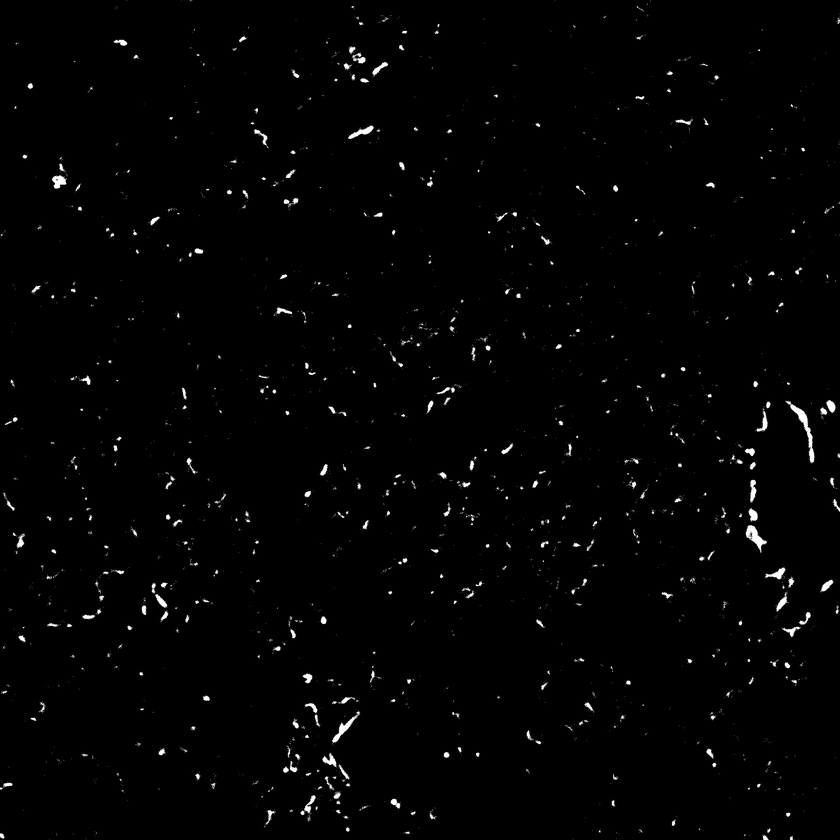
#> input picture data/imaging/MASK_SK658 Slobe ch010048.jpg, 840 x 840 px, shrunk from 2048 x 2048 before the run; its folder holds only this picture in this run
$ jupyter execute --allow-errors get_pct_white.ipynb
#> lines starting #> are read from the running program, lines starting #| are printed output that depends on the picture
[cell 1]
import pandas as pd
import numpy as np
import cv2
import os
from termcolor import colored
import matplotlib.pyplot as plt

images = pd.DataFrame()

data_path = r"data"
imaging_path = r"imaging"
filenames = os.listdir(os.path.join(data_path, imaging_path))
depths = pd.read_csv(os.path.join(data_path, "depths.csv"))
#> (reads data/depths.csv from the repository)

for i in filenames:
    img = cv2.imread(os.path.join(data_path, imaging_path, i), 0)
#> img is the input picture: shape (840, 840); min 0, max 255, mean 3.2
    try:
        depth = depths[depths["Filenames"].str.lower() == i.lower()][
            "Depth from lung surface (in micrometers) where image was acquired"
        ].values[0]
        # some files are named with SK658 and some with Sk658
    except IndexError:
        print(f"couldn't find depth for file {i}")
        continue
    images = pd.concat(
        [images, pd.DataFrame([{"filename": i, "image": img, "depth": depth}])],
        ignore_index=True,
    )
#> images = table of 1 rows and 3 columns
display(images.head())

[cell 2]
white_counts = []
black_counts = []
white_percents = []


for x_glm in range(len(images)):
    _, binary = cv2.threshold(images.iloc[x_glm]["image"], 127, 255, cv2.THRESH_BINARY)

    white = np.sum(binary == 255)
    black = np.sum(binary == 0)

    white_counts.append(white)
    black_counts.append(black)
#> this loop made 1 pass
#> (white, black) on pass 1: (7540, 698060)
#> after the loop, black_counts = [698060]; white_counts = [7540]

# print the number of white and black pixels in each image.

print(colored("Counts of pixel by color in each image", "yellow"))
for x_glm in range(len(images)):
    print(colored(f"White pixels in image {x_glm}: {white_counts[x_glm]}", "white"))
    print(colored(f"Black pixels in image {x_glm}: {black_counts[x_glm]}", "black"))
    print()
#> this loop made 1 pass
#| White pixels in image 0: 7540
#| Black pixels in image 0: 698060

# calculate the percentage of pixels in each image that are white and make a list that contains these percentages for each filename

for x_glm in range(len(images)):
    white_percent = 100 * (white_counts[x_glm] / (black_counts[x_glm] + white_counts[x_glm]))
    white_percents.append(white_percent)
#> this loop made 1 pass
#> white_percent on pass 1: 1.07
#> after the loop, white_percents = [1.07]

# print the filename (on one line in red font), and below that line print the percent white pixels and depth

print(colored("Percent white px:", "yellow"))
for x_glm in range(len(images)):
    print(colored(f"{images.iloc[x_glm]['filename']}:", "red"))
    print(f"{white_percents[x_glm]}% White | Depth: {images.iloc[x_glm]['depth']} microns")
    print()

[cell 3]
"""Write your data to a .csv file"""

# Create a DataFrame that includes the filenames, depths, and percentage of white pixels
df = pd.DataFrame(
    {"filename": images["filename"], "depth": images["depth"], "white_percent": white_percents}
)
#> df = table of 1 rows and 3 columns

# Write that DataFrame to a .csv file

df.to_csv(os.path.join(data_path, "pct_white_pixels.csv"), index=False)

[cell 4]
# display graph
plt.scatter(images["depth"], white_percents, marker="o", linestyle="-", color="blue")
plt.title("Plot of depth of image vs percentage white pixels")
plt.xlabel("depth of image")
plt.ylabel("white pixels as a percentage of total pixels")
plt.grid(True)
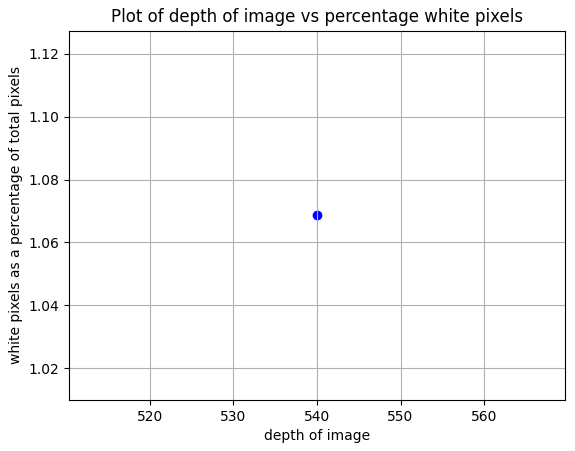
#> figure drawn by matplotlib, 1 panel

[cell 5]
# generalized linear model
import statsmodels.api as sm

# prepare the data
x_glm = df["depth"]
y_glm = df["white_percent"]

# add a constant for the intercept
#> (the rest of this cell did not finish here and is left out)

[cell 6]
# polynomial regression
from sklearn.preprocessing import PolynomialFeatures
from sklearn.linear_model import LinearRegression
from sklearn.metrics import r2_score
# prepare the data
x_poly = df["depth"].values.reshape(-1, 1)
#> x_poly = [540]
y_poly = df["white_percent"].values
#> y_poly = [1.07]
# transform the features to include polynomial terms
poly = PolynomialFeatures(degree=3)
x_poly_transformed = poly.fit_transform(x_poly)
#> x_poly_transformed = [[1, 540, 291600, 157464000]]
# fit the polynomial regression model
model = LinearRegression()
model.fit(x_poly_transformed, y_poly)
# make predictions
y_poly_pred = model.predict(x_poly_transformed)
#> y_poly_pred = [1.07]
# calculate R-squared
r2 = r2_score(y_poly, y_poly_pred)
#> r2 = nan
print(f"Polynomial Regression R-squared: {r2}")
#| Polynomial Regression R-squared: nan
# plot the polynomial regression curve
x_poly_range = np.linspace(x_poly.min(), x_poly.max(), 100).reshape(-1, 1)
#> x_poly_range = 100 values from 540 to 540
x_poly_range_transformed = poly.transform(x_poly_range)
y_poly_range_pred = model.predict(x_poly_range_transformed)
#> y_poly_range_pred = 100 values from 1.07 to 1.07
plt.scatter(x_poly, y_poly, color="blue", label="Data")
plt.plot(x_poly_range, y_poly_range_pred, color="red", linewidth=2, label="Polynomial Fit")
plt.legend()
plt.show()
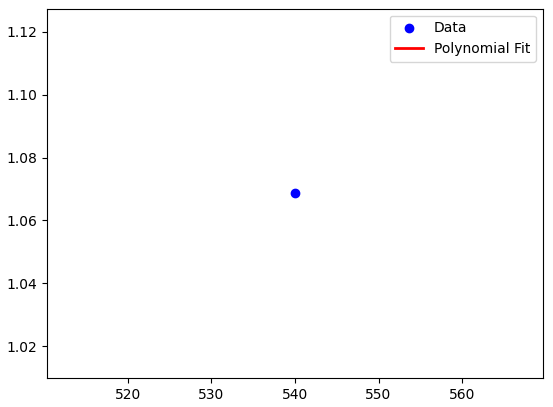
#> figure drawn by matplotlib, 1 panel
